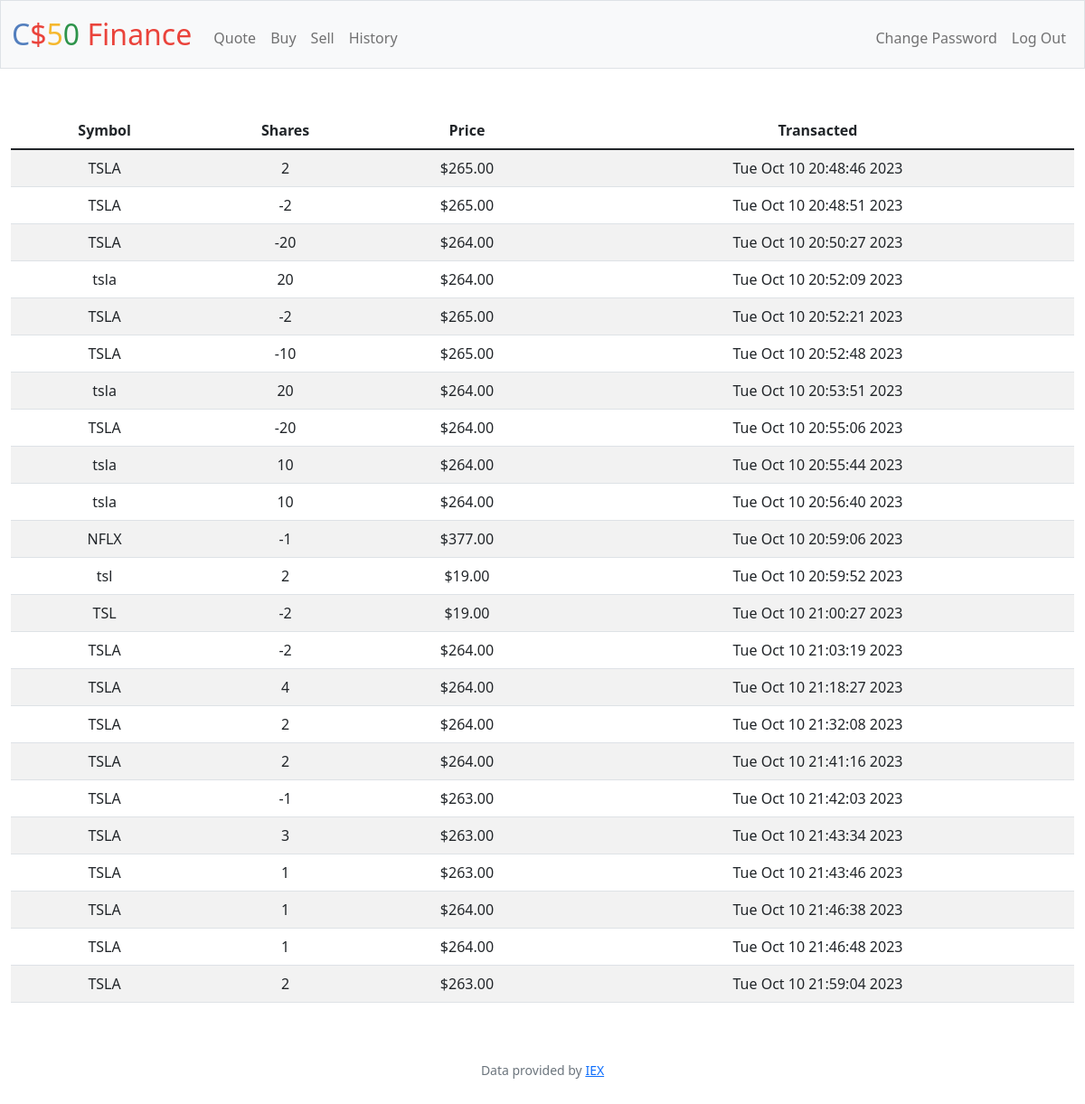
Page /history (signed in) on the committed database.
### tables this page shows
CREATE TABLE history (
users_id INTEGER NOT NULL,
stock TEXT NOT NULL,
number INTEGER NOT NULL,
price TEXT NOT NULL,
date_time TEXT NOT NULL,
FOREIGN KEY(users_id) REFERENCES users(id));

### app.py (the view)
@app.route("/history")
@login_required
def history():
    transaction_rows = db.execute(
        "SELECT stock, number, price, date_time FROM history WHERE users_id = ?",
        session["user_id"],
    )
    return render_template("history.html", transaction_rows=transaction_rows)

### app.py (called while the page is built)
@app.after_request
def after_request(response):
    response.headers["Cache-Control"] = "no-cache, no-store, must-revalidate"
    response.headers["Expires"] = 0
    response.headers["Pragma"] = "no-cache"
    return response

### helpers.py (called while the page is built)
def login_required(f):
    @wraps(f)
    def decorated_function(*args, **kwargs):
        if session.get("user_id") is None:
            return redirect("/login")
        return f(*args, **kwargs)
    return decorated_function

### templates/history.html (shortened to what this page needs)
{% extends "layout.html" %}
{% block main %}
    <table class="table table-striped">
        <thead>
            <tr>
                <th>Symbol</th>
                <th>Shares</th>
                <th>Price</th>
                <th>Transacted</th>
            </tr>
        </thead>
        <tbody>
            {% for row in transaction_rows %}
            <tr>
                <td>{{ row['stock'] }}</td>
                <td>{{ row['number'] }} </td>
                <td>{{ row['price'] }} </td>
                <td>{{ row['date_time'] }} </td>
            </tr>
            {% endfor %}
        </tbody>
    </table>
{% endblock %}

### templates/layout.html (shortened to what this page needs)
<!DOCTYPE html>
<html lang="en">
    <head>
        <link href="https://cdn.jsdelivr.net/npm/bootstrap@5.1.3/dist/css/bootstrap.min.css" rel="stylesheet">
        <link href="/static/styles.css" rel="stylesheet">
    </head>
    <body>
        <nav class="bg-light border navbar navbar-expand-md navbar-light">
            <div class="container-fluid">
                <a class="navbar-brand" href="/"><span class="blue">C</span><span class="red">$</span><span class="yellow">5</span><span class="green">0</span> <span class="red">Finance</span></a>
                <div class="collapse navbar-collapse" id="navbar">
                    {% if session["user_id"] %}
                        <ul class="navbar-nav me-auto mt-2">
                            <li class="nav-item"><a class="nav-link" href="/quote">Quote</a></li>
                            <li class="nav-item"><a class="nav-link" href="/buy">Buy</a></li>
                            <li class="nav-item"><a class="nav-link" href="/sell">Sell</a></li>
                            <li class="nav-item"><a class="nav-link" href="/history">History</a></li>
                        </ul>
                        <ul class="navbar-nav ms-auto mt-2">
                            <li class="nav-item"><a class="nav-link" href="/change">Change Password</a></li>
                            <li class="nav-item"><a class="nav-link" href="/logout">Log Out</a></li>
                        </ul>
                    {% else %}
                        <ul class="navbar-nav ms-auto mt-2">
                            <li class="nav-item"><a class="nav-link" href="/register">Register</a></li>
                            <li class="nav-item"><a class="nav-link" href="/login">Log In</a></li>
                        </ul>
                    {% endif %}
                </div>
            </div>
        </nav>
        <main class="container-fluid py-5 text-center">
            {% block main %}{% endblock %}
        </main>
        <footer class="mb-5 small text-center text-muted">
            Data provided by <a href="https://iexcloud.io/">IEX</a>
        </footer>
    </body>
</html>

### static/styles.css (style rules this page uses)
nav .navbar-brand { font-size: xx-large; }
nav .navbar-brand .blue { color: #537fbe; }
nav .navbar-brand .red { color: #ea433b; }
nav .navbar-brand .yellow { color: #f5b82e; }
nav .navbar-brand .green { color: #2e944b; }

### rows in the picture
history: stock "TSLA", number "2", price "$265.00", date_time "Tue Oct 10 20:48:46 2023"
history: stock "TSLA", number "-2", price "$265.00", date_time "Tue Oct 10 20:48:51 2023"
history: stock "TSLA", number "-20", price "$264.00", date_time "Tue Oct 10 20:50:27 2023"
history: stock "tsla", number "20", price "$264.00", date_time "Tue Oct 10 20:52:09 2023"
history: stock "TSLA", number "-2", price "$265.00", date_time "Tue Oct 10 20:52:21 2023"
history: stock "TSLA", number "-10", price "$265.00", date_time "Tue Oct 10 20:52:48 2023"
history: stock "tsla", number "20", price "$264.00", date_time "Tue Oct 10 20:53:51 2023"
history: stock "TSLA", number "-20", price "$264.00", date_time "Tue Oct 10 20:55:06 2023"
history: stock "tsla", number "10", price "$264.00", date_time "Tue Oct 10 20:55:44 2023"
history: stock "tsla", number "10", price "$264.00", date_time "Tue Oct 10 20:56:40 2023"
history: stock "NFLX", number "-1", price "$377.00", date_time "Tue Oct 10 20:59:06 2023"
history: stock "tsl", number "2", price "$19.00", date_time "Tue Oct 10 20:59:52 2023"
history: stock "TSL", number "-2", price "$19.00", date_time "Tue Oct 10 21:00:27 2023"
history: stock "TSLA", number "-2", price "$264.00", date_time "Tue Oct 10 21:03:19 2023"
history: stock "TSLA", number "4", price "$264.00", date_time "Tue Oct 10 21:18:27 2023"
history: stock "TSLA", number "2", price "$264.00", date_time "Tue Oct 10 21:32:08 2023"
history: stock "TSLA", number "2", price "$264.00", date_time "Tue Oct 10 21:41:16 2023"
history: stock "TSLA", number "-1", price "$263.00", date_time "Tue Oct 10 21:42:03 2023"
history: stock "TSLA", number "3", price "$263.00", date_time "Tue Oct 10 21:43:34 2023"
history: stock "TSLA", number "1", price "$263.00", date_time "Tue Oct 10 21:43:46 2023"
history: stock "TSLA", number "1", price "$264.00", date_time "Tue Oct 10 21:46:38 2023"
history: stock "TSLA", number "1", price "$264.00", date_time "Tue Oct 10 21:46:48 2023"
history: stock "TSLA", number "2", price "$263.00", date_time "Tue Oct 10 21:59:04 2023"
